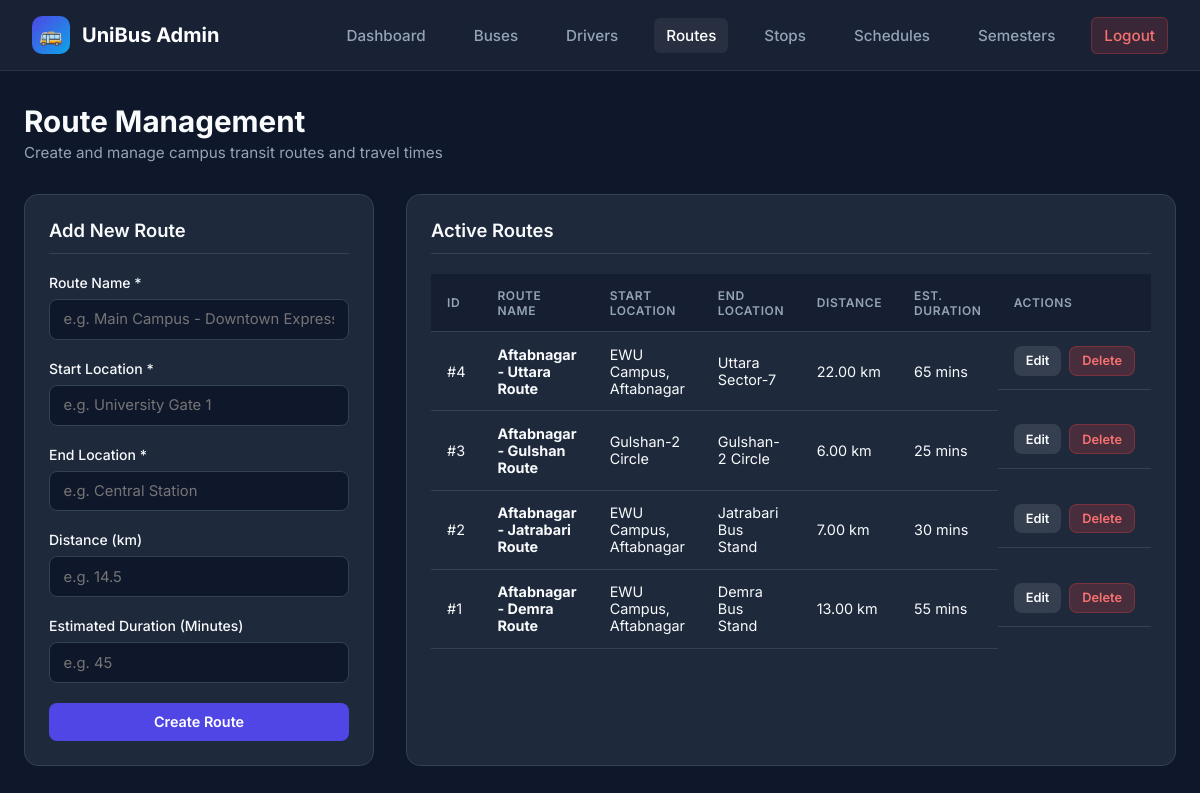
/route.php (signed in), run on the app's committed database.
### tables this page shows
CREATE TABLE `route` (
  `RouteID` int(11) NOT NULL AUTO_INCREMENT,
  `RouteName` varchar(100) NOT NULL,
  `StartLocation` varchar(100) NOT NULL,
  `EndLocation` varchar(100) NOT NULL,
  `Distance` decimal(5,2) DEFAULT NULL,
  `EstimatedDuration` int(11) DEFAULT NULL,
  PRIMARY KEY (`RouteID`)
);

### route.php (the view, shortened to what this page needs)
<?php
include("db.php");
$edit_route = null;
$routes_query = "SELECT * FROM route ORDER BY RouteID DESC";
$routes_result = mysqli_query($conn, $routes_query);
?>
<!DOCTYPE html>
<html lang="en">
<head>
    <link rel="stylesheet" href="style.css">
</head>
<body>
    <nav class="navbar">
        <a href="admin.php" class="brand">
            <div class="brand-icon">🚌</div>
            <span>UniBus Admin</span>
        </a>
        <ul class="nav-links">
            <li><a href="admin.php">Dashboard</a></li>
            <li><a href="bus.php">Buses</a></li>
            <li><a href="driver.php">Drivers</a></li>
            <li><a href="route.php" class="active">Routes</a></li>
            <li><a href="busstop.php">Stops</a></li>
            <li><a href="busschedule.php">Schedules</a></li>
            <li><a href="semester.php">Semesters</a></li>
            <li><a href="logout.php" class="btn-logout">Logout</a></li>
        </ul>
    </nav>
    <div class="container">
        <div class="page-header">
            <div class="page-title">
                <h1>Route Management</h1>
                <p>Create and manage campus transit routes and travel times</p>
            </div>
        </div>
        <div class="grid-layout">
            <div class="card">
                <div class="card-title"><?php echo $edit_route ? 'Edit Route' : 'Add New Route'; ?></div>
                <form method="POST" action="route.php">
                    <div class="form-group">
                        <label>Route Name *</label>
                        <input type="text" name="RouteName" class="form-control" placeholder="e.g. Main Campus - Downtown Express" required value="<?php echo $edit_route ? htmlspecialchars($edit_route['RouteName']) : ''; ?>">
                    </div>
                    <div class="form-group">
                        <label>Start Location *</label>
                        <input type="text" name="StartLocation" class="form-control" placeholder="e.g. University Gate 1" required value="<?php echo $edit_route ? htmlspecialchars($edit_route['StartLocation']) : ''; ?>">
                    </div>
                    <div class="form-group">
                        <label>End Location *</label>
                        <input type="text" name="EndLocation" class="form-control" placeholder="e.g. Central Station" required value="<?php echo $edit_route ? htmlspecialchars($edit_route['EndLocation']) : ''; ?>">
                    </div>
                    <div class="form-group">
                        <label>Distance (km)</label>
                        <input type="number" step="0.01" name="Distance" class="form-control" placeholder="e.g. 14.5" value="<?php echo $edit_route ? htmlspecialchars($edit_route['Distance']) : ''; ?>">
                    </div>
                    <div class="form-group">
                        <label>Estimated Duration (Minutes)</label>
                        <input type="number" name="EstimatedDuration" class="form-control" placeholder="e.g. 45" value="<?php echo $edit_route ? htmlspecialchars($edit_route['EstimatedDuration']) : ''; ?>">
                    </div>
                    <button type="submit" name="save_route" class="btn btn-primary btn-block">
                        <?php echo $edit_route ? 'Update Route' : 'Create Route'; ?>
                    </button>
                </form>
            </div>
            <div class="card">
                <div class="card-title">Active Routes</div>
                <div class="table-responsive">
                    <table class="table">
                        <thead>
                            <tr>
                                <th>ID</th>
                                <th>Route Name</th>
                                <th>Start Location</th>
                                <th>End Location</th>
                                <th>Distance</th>
                                <th>Est. Duration</th>
                                <th>Actions</th>
                            </tr>
                        </thead>
                        <tbody>
                            <?php if (mysqli_num_rows($routes_result) > 0): ?>
                                <?php while ($row = mysqli_fetch_assoc($routes_result)): ?>
                                    <tr>
                                        <td>#<?php echo $row['RouteID']; ?></td>
                                        <td><strong><?php echo htmlspecialchars($row['RouteName']); ?></strong></td>
                                        <td><?php echo htmlspecialchars($row['StartLocation']); ?></td>
                                        <td><?php echo htmlspecialchars($row['EndLocation']); ?></td>
                                        <td><?php echo $row['Distance'] ? htmlspecialchars($row['Distance']) . ' km' : 'N/A'; ?></td>
                                        <td><?php echo $row['EstimatedDuration'] ? htmlspecialchars($row['EstimatedDuration']) . ' mins' : 'N/A'; ?></td>
                                        <td style="display:flex; gap:0.5rem;">
                                            <a href="route.php?edit=<?php echo $row['RouteID']; ?>" class="btn btn-secondary btn-sm">Edit</a>
                                            <a href="route.php?delete=<?php echo $row['RouteID']; ?>" class="btn btn-danger btn-sm" onclick="return confirm('Are you sure you want to delete this route?');">Delete</a>
                                        </td>
                                    </tr>
                                <?php endwhile; ?>
                            <?php else: ?>
                                <tr>
                                    <td colspan="7" style="text-align: center; color: var(--text-muted);">No routes created yet.</td>
                                </tr>
                            <?php endif; ?>
                        </tbody>
                    </table>
                </div>
            </div>
        </div>
    </div>
</body>
</html>

### style.css (style rules this page uses)
:root { --primary: #4f46e5; --primary-hover: #4338ca; --primary-light: #eef2ff; --secondary: #0ea5e9; --success: #10b981; --warning: #f59e0b; --danger: #ef4444; --bg-dark: #0f172a; --card-bg: #1e293b; --text-main: #f8fafc; --text-muted: #94a3b8; --border-color: #334155; --glass-bg: rgba(30, 41, 59, 0.7); --glass-border: rgba(255, 255, 255, 0.08); }
* { margin: 0; padding: 0; box-sizing: border-box; font-family: 'Inter', system-ui, -apple-system, sans-serif; }
body { background-color: var(--bg-dark); color: var(--text-main); min-height: 100vh; display: flex; flex-direction: column; }
.navbar { background: var(--glass-bg); backdrop-filter: blur(12px); border-bottom: 1px solid var(--glass-border); padding: 1rem 2rem; display: flex; justify-content: space-between; align-items: center; position: sticky; top: 0; z-index: 100; }
.navbar .brand { display: flex; align-items: center; gap: 0.75rem; font-size: 1.25rem; font-weight: 700; color: #ffffff; text-decoration: none; }
.navbar .brand-icon { width: 38px; height: 38px; background: linear-gradient(135deg, var(--primary), var(--secondary)); border-radius: 10px; display: flex; align-items: center; justify-content: center; font-size: 1.2rem; }
.nav-links { display: flex; align-items: center; gap: 1.5rem; list-style: none; }
.nav-links a { color: var(--text-muted); text-decoration: none; font-weight: 500; font-size: 0.95rem; transition: all 0.2s ease; padding: 0.5rem 0.75rem; border-radius: 6px; }
.nav-links a:hover, .nav-links a.active { color: #ffffff; background: rgba(255, 255, 255, 0.06); }
.btn-logout { background: rgba(239, 68, 68, 0.15); color: #f87171 !important; border: 1px solid rgba(239, 68, 68, 0.3); }
.container { max-width: 1200px; margin: 2rem auto; padding: 0 1.5rem; width: 100%; flex: 1; }
.page-header { display: flex; justify-content: space-between; align-items: center; margin-bottom: 2rem; }
.page-title h1 { font-size: 1.85rem; font-weight: 700; }
.page-title p { color: var(--text-muted); font-size: 0.95rem; margin-top: 0.25rem; }
.grid-layout { display: grid; grid-template-columns: 350px 1fr; gap: 2rem; }
.card { background: var(--card-bg); border: 1px solid var(--border-color); border-radius: 14px; padding: 1.5rem; }
.card-title { font-size: 1.15rem; font-weight: 600; margin-bottom: 1.25rem; padding-bottom: 0.75rem; border-bottom: 1px solid var(--border-color); }
.form-group { margin-bottom: 1.25rem; }
.form-group label { display: block; font-size: 0.875rem; font-weight: 500; margin-bottom: 0.5rem; color: var(--text-main); }
.form-control { width: 100%; padding: 0.65rem 0.85rem; background: var(--bg-dark); border: 1px solid var(--border-color); border-radius: 8px; color: var(--text-main); font-size: 0.925rem; outline: none; transition: border-color 0.2s; }
.btn { display: inline-flex; align-items: center; justify-content: center; gap: 0.5rem; padding: 0.65rem 1.25rem; border-radius: 8px; font-weight: 600; font-size: 0.9rem; cursor: pointer; border: none; transition: all 0.2s ease; text-decoration: none; }
.btn-primary { background: var(--primary); color: white; }
.btn-secondary { background: rgba(255, 255, 255, 0.1); color: var(--text-main); }
.btn-danger { background: rgba(239, 68, 68, 0.2); color: #f87171; border: 1px solid rgba(239, 68, 68, 0.3); }
.btn-sm { padding: 0.4rem 0.75rem; font-size: 0.8rem; }
.btn-block { width: 100%; }
.table-responsive { width: 100%; overflow-x: auto; }
.table { width: 100%; border-collapse: collapse; text-align: left; }
.table th, .table td { padding: 0.85rem 1rem; border-bottom: 1px solid var(--border-color); font-size: 0.9rem; }
.table th { background: rgba(15, 23, 42, 0.5); color: var(--text-muted); font-weight: 600; text-transform: uppercase; font-size: 0.75rem; letter-spacing: 0.05em; }

### data on the page
route: RouteID "4", RouteName "Aftabnagar - Uttara Route", StartLocation "EWU Campus, Aftabnagar", EndLocation "Uttara Sector-7", Distance "22.00", EstimatedDuration "65"
route: RouteID "3", RouteName "Aftabnagar - Gulshan Route", StartLocation "Gulshan-2 Circle", EndLocation "Gulshan-2 Circle", Distance "6.00", EstimatedDuration "25"
route: RouteID "2", RouteName "Aftabnagar - Jatrabari Route", StartLocation "EWU Campus, Aftabnagar", EndLocation "Jatrabari Bus Stand", Distance "7.00", EstimatedDuration "30"
route: RouteID "1", RouteName "Aftabnagar - Demra Route", StartLocation "EWU Campus, Aftabnagar", EndLocation "Demra Bus Stand", Distance "13.00", EstimatedDuration "55"
